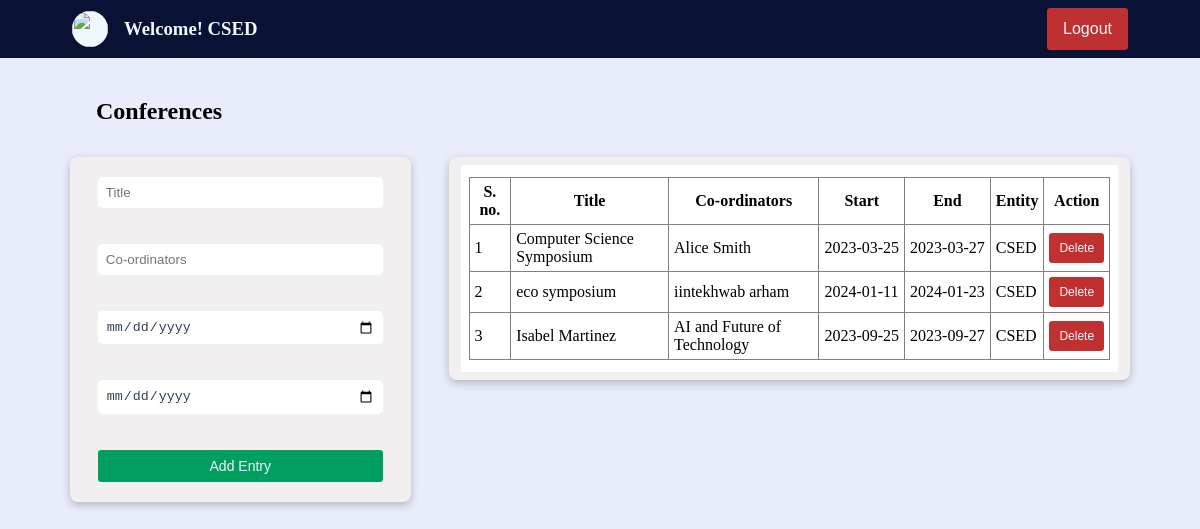
Page /forms/conferences.php?user=CSED on the committed database.
### tables this page shows
CREATE TABLE `conferences` (
  `title` varchar(200) NOT NULL,
  `name` varchar(80) NOT NULL,
  `start` date DEFAULT NULL,
  `end` date DEFAULT NULL,
  `entity` varchar(120) NOT NULL
);

### forms/conferences.php (the view, shortened to what this page needs)
<?php
if (empty($_SESSION['access_token'])) {
    $fname = "Welcome! ";
    $lname = $_GET["user"];
    $pic = "../asset/nitc_logo_icon.svg";
} else {
    $fname = $_SESSION["first_name"];
    $lname = $_SESSION['last_name'];
    $pic = $_SESSION['profile_picture'];
    $mail=$_SESSION['email_address'];
}
?>
<!DOCTYPE html>
<html>
<head>
    <link href="../styles/forms.css" type="text/css" rel="stylesheet">
</head>
<body>
    <div class="container">
        <?php
        echo '<div class="user_strip">
                <a href="../dashboard.php?user=' . $lname . '" class="user_to_dash">
                    <div class="user">
                        <img src="' . $pic . '" class="user_image" />
                        <h3>' . $fname . ' ' . $lname . '</h3>
                    </div>
                </a>
                <div class="logout_btn_holder">
                    <a href="../logout.php" class="">
                        <button class="logout_btn">Logout</button>
                    </a>
                </div  >
            </div>';
        ?>
        <div class="subcontainer">
            <h2>Conferences</h2>
            <div class="content_container">
                <div class="left_container">
                    <div class="form_container">
                        <form id="myForm" action="" method="post" onsubmit="return validateForm();" class="form_field">
                            <input type="text" name="title" placeholder="Title" class="input-fields"><br><br>
                            <input type="text" name="name" placeholder="Co-ordinators" class="input-fields"><br><br>
                            <input type="date" name="start" placeholder="Start" class="input-fields"><br><br>
                            <input type="date" name="end" placeholder="End" class="input-fields"><br><br>
                            <input type="submit" class="submit-button" value="Add Entry">
                        </form>
                    </div>
                </div>
                <div class="table_container">
                    <?php
                    $con = mysqli_connect('localhost', 'root', '', 'imsdemo');
                    $entity = $_GET["user"];
                    if ($entity == 'admin' || $entity == '')
                        $sql = "SELECT * FROM conferences";
                    else
                        $sql = "SELECT * FROM conferences where entity='$entity'";
                    $rs = mysqli_query($con, $sql);
                    echo '<div class="table_field">';
                    echo '
                <table border="1">
                <tr>
                    <th class="box">S. no.</th>
                    <th class="box">Title</th>
                    <th class="box">Co-ordinators</th>
                    <th class="box">Start</th>
                    <th class="box">End</th>
                    <th class="box">Entity</th>
                    <th class="box">Action</th>
                </tr>';
                    $count = 1;
                    while ($row = mysqli_fetch_assoc($rs)) {
                        $title = $row['title'];
                        $staff = $row['name'];
                        $start = $row['start'];
                        $end = $row['end'];
                        $dep = $row['entity'];
                        echo '<tr>
                        <td class="box sn">' . $count . '</td>
                        <td class="box title">' . $title . '</td>
                        <td class="box coords">' . $staff . '</td>
                        <td class="box s_date">' . $start . '</td>
                        <td class="box e_date">' . $end . '</td>
                        <td class="box entity">' . $dep . '</td>
                        <td class="box button_box btn"><button class="delete_btn" data-id="' . $title . '">Delete</button></td></tr>';
                        $count++;
                    }
                    echo '</table>
                        </div>';
                    ?>
                </div>
            </div>
        </div>
    </div>
</body>
</html>

### styles/forms.css (style rules this page uses)
* { padding: 0; margin: 0; box-sizing: border-box; }
.container { height: 100vh; width: 100vw; padding: 0; background-color: #E9EDFB; overflow: auto; }
.subcontainer { display: flex; flex-direction: column; padding: 2.5rem 2rem; }
h2 { margin-left: 4rem; }
.user_to_dash { text-decoration: none; color: aliceblue; }
.user_strip { background-color: #091235; color: aliceblue; display: flex; align-items: center; justify-content: space-between; padding: 8px; }
.user { display: flex; align-items: center; margin-left: 4em; gap: 16px; }
.user_image { width: 36px; height: 36px; border-radius: 100%; background-color:aliceblue; }
.logout_btn_holder { width: fit-content; margin-right: 4em; }
.logout_btn { font-size: 16px; padding: 12px 16px; border: none; border-radius: 0.2rem; color: aliceblue; cursor: pointer; transition: all; transition-duration: 150ms; background-color: #BF3131; }
.content_container { display: flex; justify-content: space-evenly; align-items: start; width: 100%; margin-top: 2rem; }
.left_container { width: 30%; display: flex; gap: 16px; flex-direction: column; }
.form_container { display: flex; flex-direction: column; width: 100%; justify-content: space-evenly; background-color: #F1EFEF; border-radius: 0.5em; padding: 8px 12px; height: auto; box-shadow: rgba(0, 0, 0, 0.24) 0px 3px 8px; }
.form_field { display: flex; flex-direction: column; padding: 12px 16px; }
.input-fields { padding: 8px; border: none; border-radius: 0.3rem; color: rgb(51 65 85); transition: all; transition-duration: 150ms; }
.submit-button { font-size: 14px; width: 100%; padding: 8px 0px; border: none; border-radius: 0.2rem; color: aliceblue; cursor: pointer; transition: all; transition-duration: 150ms; background-color: #009E60; }
.table_container { display: flex; flex-direction: column; width: 60%; justify-content: start; background-color: #F1EFEF; border-radius: 0.5em; padding: 8px 12px; max-height: 580px; overflow: scroll; box-shadow: rgba(0, 0, 0, 0.24) 0px 3px 8px; }
.table_field { background-color: white; width: 100%; height: 100%; padding: 12px 8px; }
table { width: 100%; border-collapse: collapse; }
.box { padding: 5px; word-wrap: break-word; }
.name, .entity, .s_date, .e_date, .qual { text-wrap: nowrap; }
.button_box { text-align: center; }
.delete_btn { font-size: 12px; padding: 8px 10px; border: none; border-radius: 0.2rem; color: aliceblue; cursor: pointer; transition: all; transition-duration: 150ms; background-color: #BF3131; }

### rows in the picture
conferences: title "Computer Science Symposium", name "Alice Smith", start "2023-03-25", end "2023-03-27", entity "CSED"
conferences: title "eco symposium", name "iintekhwab arham", start "2024-01-11", end "2024-01-23", entity "CSED"
conferences: title "Isabel Martinez", name "AI and Future of Technology", start "2023-09-25", end "2023-09-27", entity "CSED"

### other values in the picture
$fname "Welcome!"
$lname "CSED"
